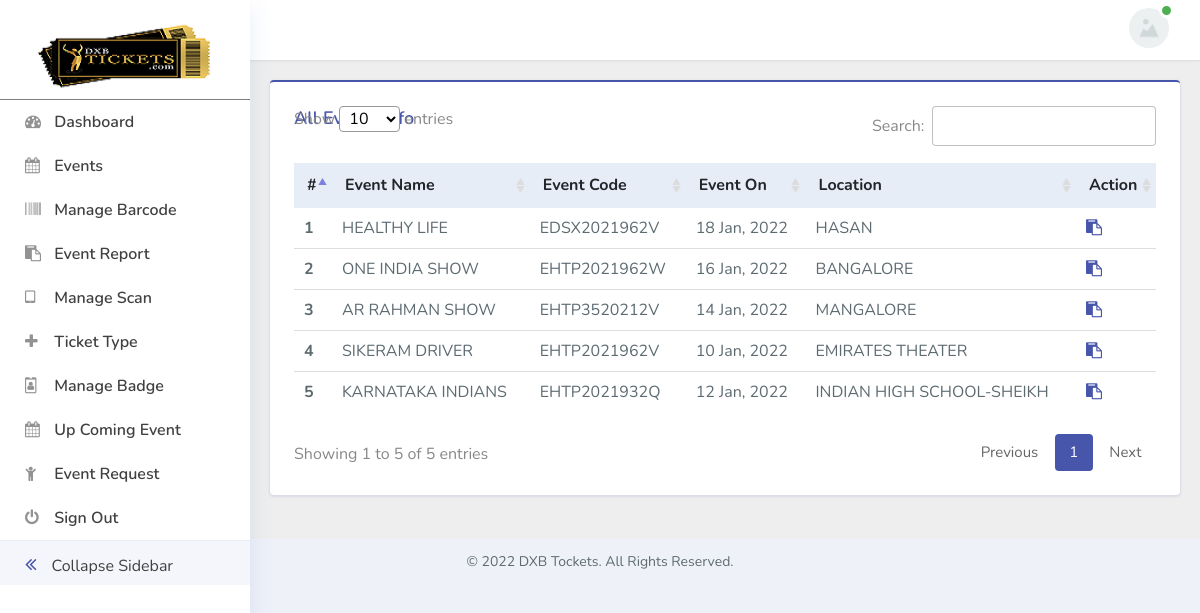
The app's page /admin/after-event.php (signed in) with its own data.
### tables this page shows
CREATE TABLE IF NOT EXISTS `staff_master` (
  `ST_Id` int(11) NOT NULL AUTO_INCREMENT,
  `FullName` varchar(100) DEFAULT NULL,
  `EmailId` varchar(150) DEFAULT NULL,
  `StaffStatus` tinyint(1) DEFAULT NULL,
  `DateCreate` datetime DEFAULT NULL,
  `StaffPhone` varchar(50) DEFAULT NULL,
  `Address` text,
  `ProfileImage` varchar(250) DEFAULT NULL,
  PRIMARY KEY (`ST_Id`),
  UNIQUE KEY `EmailId` (`EmailId`)
);

CREATE TABLE IF NOT EXISTS `event_master` (
  `EM_Id` int(100) NOT NULL AUTO_INCREMENT,
  `CreatedBy` varchar(100) DEFAULT NULL,
  `EventName` varchar(250) DEFAULT NULL,
  `EventCode` varchar(50) DEFAULT NULL,
  `StartDate` date DEFAULT NULL,
  `StartTime` time DEFAULT NULL,
  `EndDate` date DEFAULT NULL,
  `EndTime` time DEFAULT NULL,
  `EventLocation` varchar(100) DEFAULT NULL,
  `TotalSeats` varchar(10) DEFAULT NULL,
  `AgeLimit` varchar(10) DEFAULT NULL,
  `Organizer` varchar(50) DEFAULT NULL,
  `PrintedBy` varchar(50) DEFAULT NULL,
  `EventStatus` varchar(10) DEFAULT NULL,
  `DateCreate` datetime DEFAULT NULL,
  `EventBanner` varchar(250) DEFAULT NULL,
  `ShortDescription` text,
  `Description` text,
  `Image1` varchar(250) DEFAULT NULL,
  `Image2` varchar(250) DEFAULT NULL,
  `Image3` varchar(250) DEFAULT NULL,
  PRIMARY KEY (`EM_Id`),
  UNIQUE KEY `EventCode` (`EventCode`)
);

### admin/after-event.php (the view, shortened to what this page needs)
<?php
    require_once '../config/connection.php';
    require_once './pages/link.php';
    require_once './pages/sidebar.php';
    require_once './pages/header.php';
?>
<div class="main-content">
    <div class="container-fluid content-top-gap">
        <div class="data-tables">
            <div class="row">
                <div class="col-lg-12 mb-4">
                    <div class="card card_border p-4 border-primary-top">
                        <h3 class="card__title position-absolute">All Events Info</h3>
                        <div class="table-responsive">
                            <table id="meastroTable" class="display" style="width:100%">
                                <thead>
                                    <tr>
                                        <th>#</th>
                                        <th>Event Name</th>
                                        <th>Event Code</th>
                                        <th>Event On</th>
                                        <th>Location</th>
                                        <th>Action</th>
                                    </tr>
                                </thead>
                                <tbody>
                                    <?php
                                        $resd6 = mysqli_query($conn, "SELECT * FROM event_master WHERE NOT EventStatus = 'New' ORDER BY EM_Id DESC");
                                        if (mysqli_num_rows($resd6) > 0) {
                                            $count = 1;
                                            while($rowd6 = mysqli_fetch_assoc($resd6)) {
                                                echo "<tr>";
                                                echo "<th>".$count."</th>";
                                                echo "<td>".$rowd6['EventName']."</td>";
                                                echo "<td>".$rowd6['EventCode']."</td>";
                                                echo "<td>".date_format(date_create($rowd6['StartDate']), 'd M, Y') . "</td>";
                                                echo "<td>".$rowd6['EventLocation']."</td>";
                                                echo "<td>";
                                                echo "<a href='after-event-report.php?id=$rowd6[EM_Id]'><i class='fa fa-clipboard'></i></a>";
                                                echo "</td>";
                                                echo "</tr>";
                                                $count++;
                                            }
                                        }
                                    ?>
                                </tbody>
                            </table>
                        </div>
                    </div>
                </div>
            </div>
        </div>
    </div>
</div>
<?php
    require_once './pages/footer.php';
?>

### admin/pages/link.php (shortened to what this page needs)
<!doctype html>
<html lang="en">
<head>
    <link rel="stylesheet" href="assets/css/style-liberty.css">
</head>
<body class="noscroll">
        <section>

### admin/pages/sidebar.php (shortened to what this page needs)
<div class="sidebar-menu sticky-sidebar-menu">
    <div class="logo">
        <a href="index.php">
            <img src="assets/images/logo_image.png" alt="Meastro Events" title="Meastro Events" class="img-fluid"/>
        </a>
    </div>
    <div class="sidebar-menu-inner">
    <ul class="nav nav-pills nav-stacked custom-nav">
        <li class="<?php if ($_SERVER['REQUEST_URI'] == '/staff/home.php'){ echo 'active'; }?>"><a href="index.php" ><i class="fa fa-tachometer"></i><span> Dashboard</span></a></li>
        <li class="menu-list <?php if ($_SERVER['REQUEST_URI'] == '/staff/add-event.php' || $_SERVER['REQUEST_URI'] == '/staff/events.php' || $_SERVER['REQUEST_URI'] == '/staff/ticket-allocation.php'){ echo 'active'; }?>">
            <a href="#"><i class="fa fa-calendar"></i>
                <span>Events <i class="lnr lnr-chevron-right"></i></span>
            </a>
        </li>
        <li class="<?php if ($_SERVER['REQUEST_URI'] == '/staff/view-barcode.php'){ echo 'active'; }?>"><a href="./view-barcode.php"><i class="fa fa-barcode"></i> <span>Manage Barcode</span></a></li>
        <li class="menu-list <?php if ($_SERVER['REQUEST_URI'] == '/staff/before-event.php' || $_SERVER['REQUEST_URI'] == '/staff/after-event.php' || $_SERVER['REQUEST_URI'] == '/staff/event-report.php'){ echo 'active'; }?>">
            <a href="#"><i class="fa fa-clipboard"></i>
                <span>Event Report <i class="lnr lnr-chevron-right"></i></span>
            </a>
        </li>
        <li class="<?php if ($_SERVER['REQUEST_URI'] == '/staff/barcode.php'){ echo 'active'; }?>"><a href="./barcode.php"><i class="fa fa-tablet"></i> <span>Manage Scan</span></a></li>
        <li class="menu-list <?php if ($_SERVER['REQUEST_URI'] == '/staff/add-ticket.php' || $_SERVER['REQUEST_URI'] == '/staff/manage-ticket.php'){ echo 'active'; }?>">
            <a href="#"><i class="fa fa-plus"></i>
                <span>Ticket Type <i class="lnr lnr-chevron-right"></i></span>
            </a>
        </li>
        <li class="<?php if ($_SERVER['REQUEST_URI'] == '/staff/badge.php'){ echo 'active'; }?>"><a href="./badge.php"><i class="fa fa-id-badge"></i> <span>Manage Badge</span></a></li>
        <li class="menu-list <?php if ($_SERVER['REQUEST_URI'] == '/staff/add-upcoming.php' || $_SERVER['REQUEST_URI'] == '/staff/manage-upcoming.php'){ echo 'active'; }?>">
            <a href="#"><i class="fa fa-calendar"></i>
                <span>Up Coming Event <i class="lnr lnr-chevron-right"></i></span>
            </a>
        </li>
        <li class="<?php if ($_SERVER['REQUEST_URI'] == '/staff/manage-event-form.php'){ echo 'active'; }?>"><a href="./manage-event-form.php"><i class="fa fa-child"></i> <span>Event Request</span></a></li>
        <li><a href="./pages/logout.php"><i class="fa fa-power-off"></i> <span>Sign Out</span></a></li>
    </ul>
    <a class="toggle-btn fixed">
        <i class="fa fa-angle-double-left menu-collapsed__left"><span>Collapse Sidebar</span></i>
    </a>
    </div>
</div>

### admin/pages/header.php (shortened to what this page needs)
<?php
  $profileImage = "assets/images/profileimg.jpg";
  $resprofile = mysqli_query($conn, "SELECT ProfileImage, FullName, EmailId FROM staff_master WHERE ST_Id = '$_SESSION[st_id]'");
  if (mysqli_num_rows($resprofile) > 0) {
    $resprofile = mysqli_fetch_assoc($resprofile);
    $profileImage = $resprofile['ProfileImage'];
  }
?>
<div class="header sticky-header">
    <div class="menu-right">
      <div class="navbar user-panel-top">
        <div class="user-dropdown-details d-flex">
          <div class="profile_details">
            <ul>
              <li class="dropdown profile_details_drop">
                <a href="#" class="dropdown-toggle" data-toggle="dropdown" id="dropdownMenu3" aria-haspopup="true"
                  aria-expanded="false">
                  <div class="profile_img">
                    <img src="<?php echo $profileImage;?>" class='rounded-circle' alt='Profile Image' />
                    <div class="user-active">
                      <span></span>
                    </div>
                  </div>
                </a>
              </li>
            </ul>
          </div>
        </div>
      </div>
    </div>
  </div>

### admin/pages/footer.php (shortened to what this page needs)
    </section>
    <footer class="dashboard">
        <p>&copy 2022 DXB Tockets. All Rights Reserved.</p>
    </footer>
</body>
</html>

### records on screen
staff_master: ProfileImage (picture)
event_master: EventName "HEALTHY LIFE", EventCode "EDSX2021962V", StartDate "18 Jan, 2022", EventLocation "HASAN"
event_master: EventName "ONE INDIA SHOW", EventCode "EHTP2021962W", StartDate "16 Jan, 2022", EventLocation "BANGALORE"
event_master: EventName "AR RAHMAN SHOW", EventCode "EHTP3520212V", StartDate "14 Jan, 2022", EventLocation "MANGALORE"
event_master: EventName "SIKERAM DRIVER", EventCode "EHTP2021962V", StartDate "10 Jan, 2022", EventLocation "EMIRATES THEATER"
event_master: EventName "KARNATAKA INDIANS", EventCode "EHTP2021932Q", StartDate "12 Jan, 2022", EventLocation "INDIAN HIGH SCHOOL-SHEIKH"
